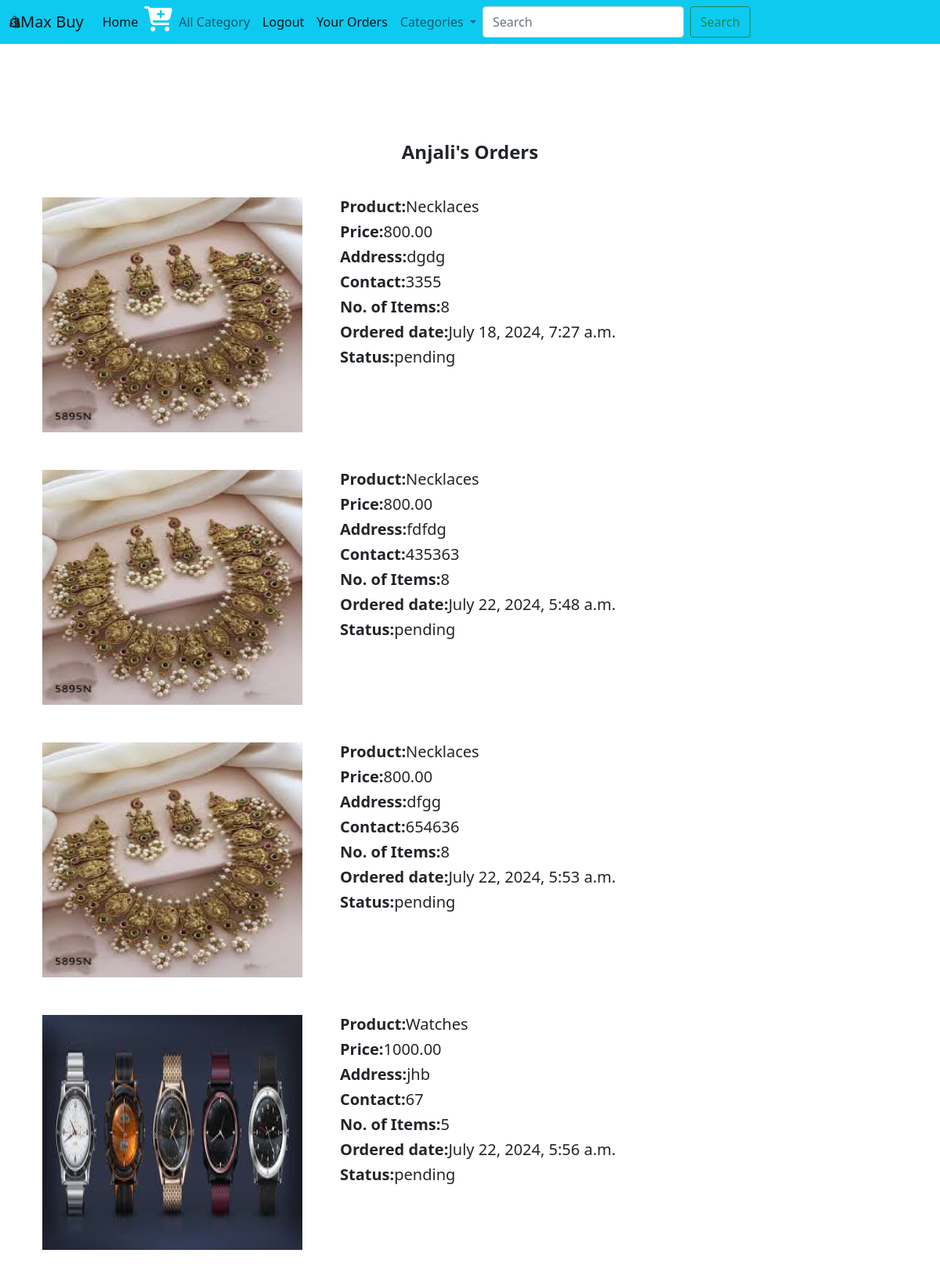
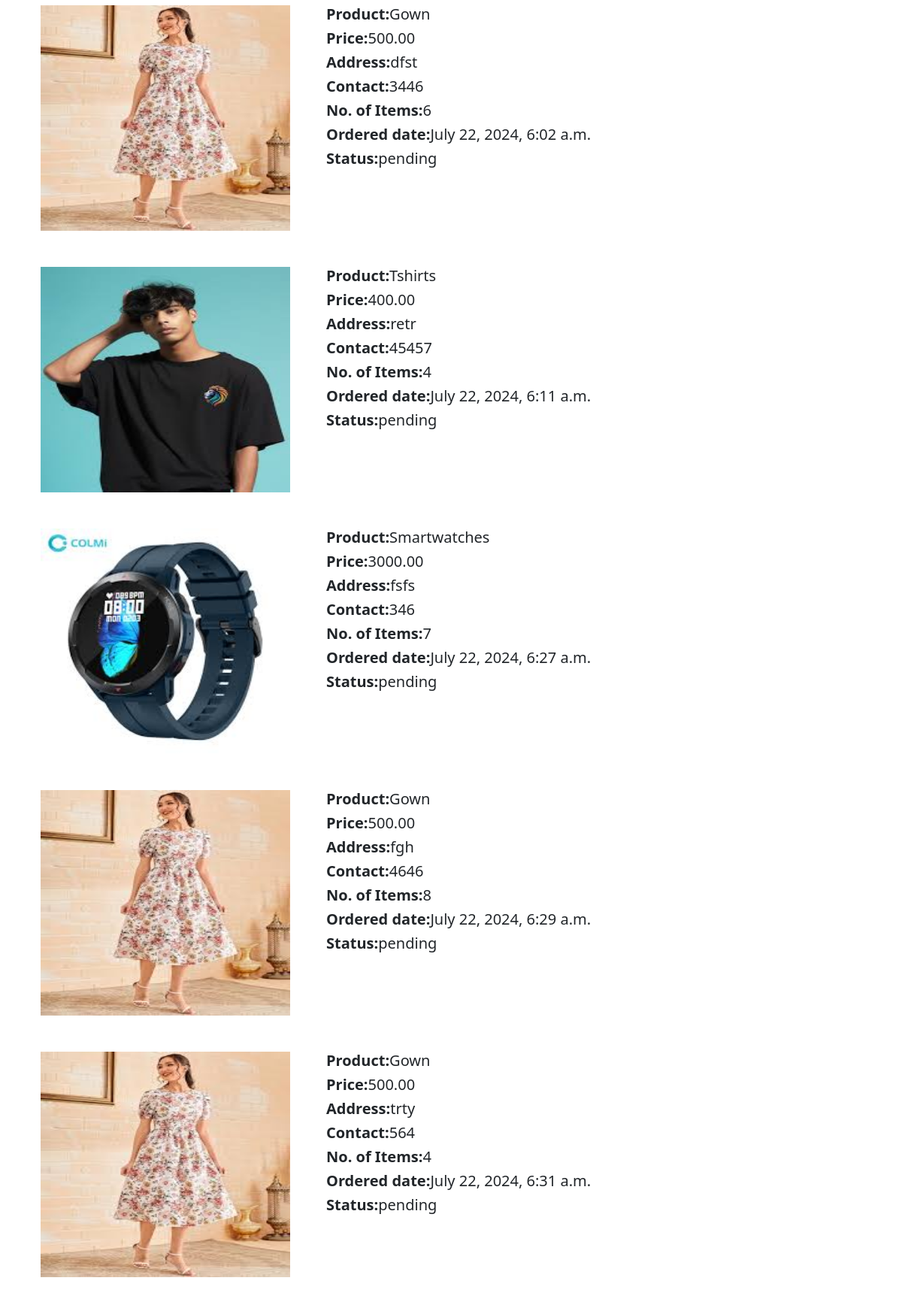
/cart/orderview (signed in, upper part), run on the app's committed database (2 pictures, top to bottom).
### cart/models.py (models this page shows, shortened)
class Order_table(models.Model):
    product=models.ForeignKey(Product,on_delete=models.CASCADE)
    user=models.ForeignKey(User,on_delete=models.CASCADE)
    no_of_items=models.IntegerField()
    phone=models.CharField(max_length=12)
    address=models.TextField()
    pin=models.CharField(max_length=10)
    ordered_date=models.DateTimeField(auto_now_add=True)
    order_id=models.CharField(max_length=100,blank=True)
    payment_status=models.CharField(default="pending",max_length=30)
    delivery_status=models.CharField(default="pending",max_length=30)

### shop/models.py (models this page shows, shortened)
class Product(models.Model):
    name = models.CharField(max_length=30)
    desc = models.TextField()
    image = models.ImageField(upload_to='media/images', blank=True, null=True)
    price=models.DecimalField(max_digits=10,decimal_places=2)
    stock=models.IntegerField()
    available=models.BooleanField(default=True)
    created=models.DateTimeField(auto_now_add=True)
    updated=models.DateTimeField(auto_now=True)
    category=models.ForeignKey(Category,on_delete=models.CASCADE)

### cart/views.py (the view)
# urls.py: path('orderview',views.orderview,name="orderview"),
@login_required
def orderview(request):
    u = request.user
    customer = Order_table.objects.filter(user=u,payment_status="paid")
    return render(request,'orderview.html',{'customer' : customer,'u': u.username})

### templates/orderview.html
{% extends 'base.html' %}
{% load static %}
{% block content %}
<div class="container">
    <div class="row" style="margin-top:100px">
        <h4 class="text-center fw-bold">{{u}}'s Orders</h4><br><br>
        {% for i in customer %}
        <div class="col-4 p-4">
            <img src="{{i.product.image.url }}" height="300px" width="100%">
        </div>
        <div class="col-5 p-4" style="align-item:center;">
            <h5><b>Product:</b>{{i.product.name}}</h5>
            <h5><b>Price:</b>{{i.product.price}}</h5>
            <h5><b>Address:</b>{{i.address}}</h5>
            <h5><b>Contact:</b>{{i.phone}}</h5>
            <h5><b>No. of Items:</b>{{i.no_of_items}}</h5>
            <h5><b>Ordered date:</b>{{i.ordered_date}}</h5>
            <h5><b>Status:</b>{{i.delivery_status}}</h5>
        </div>
        {% endfor %}
    </div>
</div>
{% endblock %}

### data on the page
Order_table: product.image (picture), product.name "Necklaces", product.price "800.00", address "dgdg", phone "3355", no_of_items "8", ordered_date "July 18, 2024, 7:27 a.m.", delivery_status "pending"
Order_table: product.image (picture), product.name "Necklaces", product.price "800.00", address "fdfdg", phone "435363", no_of_items "8", ordered_date "July 22, 2024, 5:48 a.m.", delivery_status "pending"
Order_table: product.image (picture), product.name "Necklaces", product.price "800.00", address "dfgg", phone "654636", no_of_items "8", ordered_date "July 22, 2024, 5:53 a.m.", delivery_status "pending"
Order_table: product.image (picture), product.name "Watches", product.price "1000.00", address "jhb", phone "67", no_of_items "5", ordered_date "July 22, 2024, 5:56 a.m.", delivery_status "pending"
Order_table: product.image (picture), product.name "Gown", product.price "500.00", address "dfst", phone "3446", no_of_items "6", ordered_date "July 22, 2024, 6:02 a.m.", delivery_status "pending"
Order_table: product.image (picture), product.name "Tshirts", product.price "400.00", address "retr", phone "45457", no_of_items "4", ordered_date "July 22, 2024, 6:11 a.m.", delivery_status "pending"
Order_table: product.image (picture), product.name "Smartwatches", product.price "3000.00", address "fsfs", phone "346", no_of_items "7", ordered_date "July 22, 2024, 6:27 a.m.", delivery_status "pending"
Order_table: product.image (picture), product.name "Gown", product.price "500.00", address "fgh", phone "4646", no_of_items "8", ordered_date "July 22, 2024, 6:29 a.m.", delivery_status "pending"
Order_table: product.image (picture), product.name "Gown", product.price "500.00", address "trty", phone "564", no_of_items "4", ordered_date "July 22, 2024, 6:31 a.m.", delivery_status "pending"

### other printed values
{{ u }} "Anjali"
